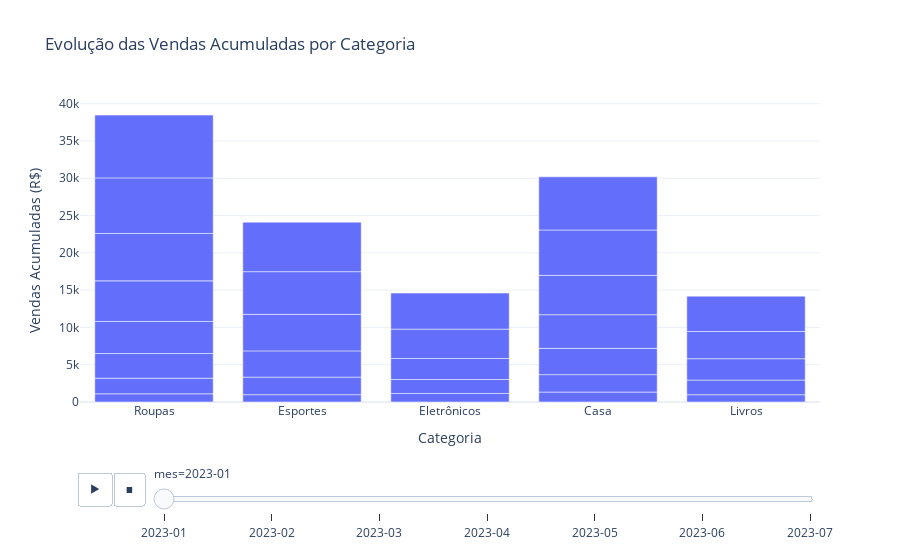

This figure's notebook cell:
### Markdown cell above
## 5. Gráficos com Animação

### Code cell
# Criar dados para animação (vendas acumuladas ao longo do tempo)
df_extended_sorted = df_extended.sort_values('data')
df_extended_sorted['vendas_acum'] = df_extended_sorted.groupby('categoria')['vendas'].cumsum()
df_extended_sorted['mes'] = df_extended_sorted['data'].dt.to_period('M').astype(str)

# Gráfico animado de barras
fig = px.bar(df_extended_sorted, 
             x='categoria', y='vendas_acum', 
             animation_frame='mes',
             title='Evolução das Vendas Acumuladas por Categoria',
             template='plotly_white')

fig.update_layout(
    xaxis_title='Categoria',
    yaxis_title='Vendas Acumuladas (R$)'
)

fig.show()

### Figure 1 — Plotly figure (JSON) as saved in the notebook; plotly's stock layout.template omitted (floating-point values rounded to 4 significant figures)
{"data": [{"hovertemplate": "mes=2023-01<br>categoria=%{x}<br>vendas_acum=%{y}<extra></extra>", "legendgroup": "", "marker": {"color": "#636efa", "pattern": {"shape": ""}}, "name": "", "orientation": "v", "showlegend": false, "textposition": "auto", "type": "bar", "x": ["Roupas", "Esportes", "Eletrônicos", "Casa", "Roupas", "Casa", "Esportes", "Roupas", "Livros", "Casa", "Roupas", "Casa", "Roupas", "Eletrônicos", "Casa", "Livros", "Livros", "Esportes", "Roupas", "Casa", "Esportes", "Casa", "Roupas", "Livros", "Eletrônicos", "Livros", "Esportes", "Eletrônicos", "Esportes", "Roupas", "Eletrônicos"], "xaxis": "x", "y": [1099.0, 982.3, 1149.0, 1334.0, 2091.0, 2335.0, 2355.0, 3309.0, 977.8, 3522.0, 4301.0, 4518.0, 5442.0, 1863.0, 5272.0, 1965.0, 2863.0, 3517.0, 6358.0, 6084.0, 4901.0, 7125.0, 7453.0, 3652.0, 2822.0, 4734.0, 5722.0, 3940.0, 6635.0, 8418.0, 4833.0], "yaxis": "y"}], "layout": {"barmode": "relative", "legend": {"tracegroupgap": 0}, "sliders": [{"active": 0, "currentvalue": {"prefix": "mes="}, "len": 0.9, "pad": {"b": 10, "t": 60}, "steps": [{"args": [["2023-01"], {"frame": {"duration": 0, "redraw": true}, "fromcurrent": true, "mode": "immediate", "transition": {"duration": 0, "easing": "linear"}}], "label": "2023-01", "method": "animate"}, {"args": [["2023-02"], {"frame": {"duration": 0, "redraw": true}, "fromcurrent": true, "mode": "immediate", "transition": {"duration": 0, "easing": "linear"}}], "label": "2023-02", "method": "animate"}, {"args": [["2023-03"], {"frame": {"duration": 0, "redraw": true}, "fromcurrent": true, "mode": "immediate", "transition": {"duration": 0, "easing": "linear"}}], "label": "2023-03", "method": "animate"}, {"args": [["2023-04"], {"frame": {"duration": 0, "redraw": true}, "fromcurrent": true, "mode": "immediate", "transition": {"duration": 0, "easing": "linear"}}], "label": "2023-04", "method": "animate"}, {"args": [["2023-05"], {"frame": {"duration": 0, "redraw": true}, "fromcurrent": true, "mode": "immediate", "transition": {"duration": 0, "easing": "linear"}}], "label": "2023-05", "method": "animate"}, {"args": [["2023-06"], {"frame": {"duration": 0, "redraw": true}, "fromcurrent": true, "mode": "immediate", "transition": {"duration": 0, "easing": "linear"}}], "label": "2023-06", "method": "animate"}, {"args": [["2023-07"], {"frame": {"duration": 0, "redraw": true}, "fromcurrent": true, "mode": "immediate", "transition": {"duration": 0, "easing": "linear"}}], "label": "2023-07", "method": "animate"}], "x": 0.1, "xanchor": "left", "y": 0, "yanchor": "top"}], "title": {"text": "Evolução das Vendas Acumuladas por Categoria"}, "updatemenus": [{"buttons": [{"args": [null, {"frame": {"duration": 500, "redraw": true}, "fromcurrent": true, "mode": "immediate", "transition": {"duration": 500, "easing": "linear"}}], "label": "&#9654;", "method": "animate"}, {"args": [[null], {"frame": {"duration": 0, "redraw": true}, "fromcurrent": true, "mode": "immediate", "transition": {"duration": 0, "easing": "linear"}}], "label": "&#9724;", "method": "animate"}], "direction": "left", "pad": {"r": 10, "t": 70}, "showactive": false, "type": "buttons", "x": 0.1, "xanchor": "right", "y": 0, "yanchor": "top"}], "xaxis": {"anchor": "y", "domain": [0, 1], "title": {"text": "Categoria"}}, "yaxis": {"anchor": "x", "domain": [0, 1], "title": {"text": "Vendas Acumuladas (R$)"}}}}
